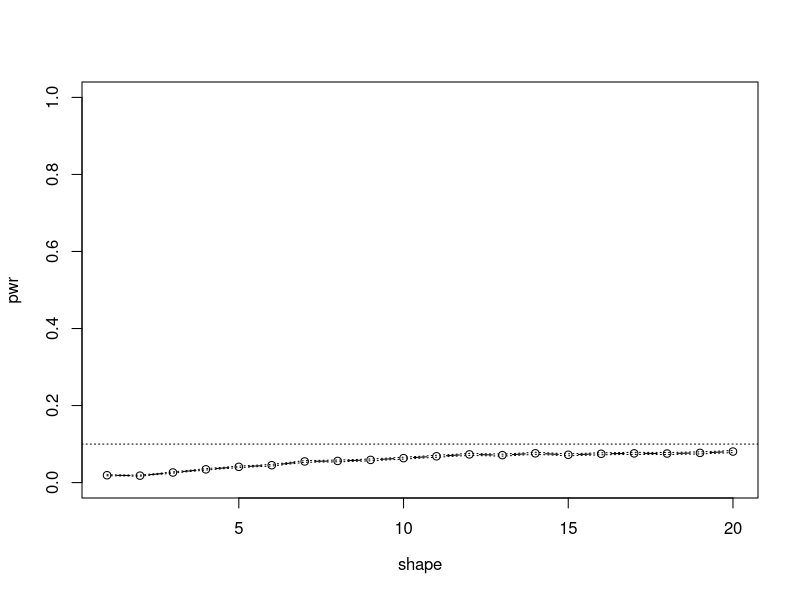
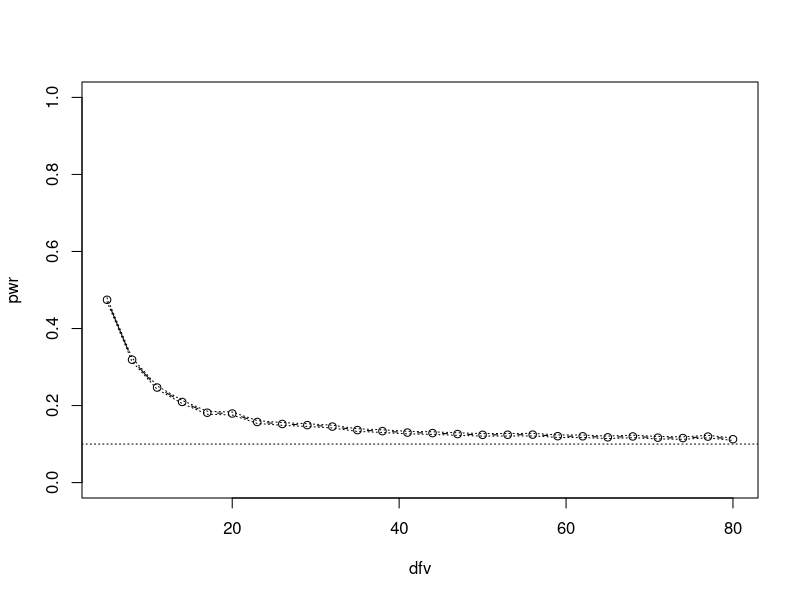

The R script that drew these images, in order:
## ---- chunk 1
m=10000
n=100
sk <- function(x) {
#computes the sample skewness coeff. 
xbar <- mean(x)
m3 <- mean((x - xbar)^3)
m2 <- mean((x - xbar)^2)
return( m3 / m2^1.5 )
}

##1-confidence 
alpha=0.1
##beta parameters
shape=seq(1,20,1)
#critical value for the skewness test
cv <- qnorm(1-alpha, 0, sqrt(6*(n-2) / ((n+1)*(n+3))))

N=length(shape)
pwr <- numeric(N)
for (j in 1:N) { #for each alpha1 : 
alpha1 <- shape[j]
sktests <- numeric(m)
for (i in 1:m) { #for each replicate
x <- rbeta(n, shape1=alpha1,shape2=alpha1)
sktests[i] <- as.integer(sk(x) >= cv) }
pwr[j] <- mean(sktests)
}
#plot power vs shape
plot(shape, pwr, type = "b", xlab = bquote(shape), ylim = c(0,1)) 
abline(h = .1, lty = 3)
se <- sqrt(pwr * (1-pwr) / m) #add standard errors 
lines(shape, pwr+se, lty = 3)
lines(shape, pwr-se, lty = 3)

###vs t distribution 
#critical value for the skewness test
cv <- qnorm(1-alpha/2, 0, sqrt(6*(n-2) / ((n+1)*(n+3))))
dfv=seq(5,80,3)
N=length(dfv)
pwr <- numeric(N)
for (j in 1:N) { #for each alpha1 : 
v <- dfv[j]
sktests <- numeric(m)
for (i in 1:m) { #for each replicate
x1 <- rt(n, df=v)
sktests[i] <- as.integer(abs(sk(x1)) >= cv) }
pwr[j] <- mean(sktests)
}
#plot power vs shape
plot(dfv, pwr, type = "b", xlab = bquote(dfv), ylim = c(0,1)) 
abline(h = .1, lty = 3)
se <- sqrt(pwr * (1-pwr) / m) #add standard errors 
lines(dfv, pwr+se, lty = 3)
lines(dfv, pwr-se, lty = 3)

## ---- chunk 2
n=30
m <- 10000
alpha=0.05
p <- matrix(0,ncol=3,nrow=m) 
for (j in 1:m) {
#number of replicates #storage for p-values
x1 <- rchisq(n, df=1)
ttest <- t.test(x1, alternative = "greater", mu = 1) 
p[j,1] <- ttest$p.value
x2<- runif(n,min=0,max=2)
ttest <- t.test(x2, alternative = "greater", mu = 1) 
p[j,2] <- ttest$p.value
x3 <- rexp(n)
ttest <- t.test(x3, alternative = "greater", mu = 1) 
p[j,3] <- ttest$p.value
}
p1.hat <- mean(p[,1]< alpha)##chisq with df=1
se1.hat <- sqrt(p1.hat * (1 - p1.hat) / m) 
print(c(p1.hat, se1.hat))
p2.hat <- mean(p[,2]< alpha)##unifrom(0,2)
se2.hat <- sqrt(p2.hat * (1 - p2.hat) / m) 
print(c(p2.hat, se2.hat))
p3.hat <- mean(p[,3]< alpha)##exponential(1)
se3.hat <- sqrt(p3.hat * (1 - p3.hat) / m) 
print(c(p3.hat, se3.hat))
## ---- chunk 3
1-pnorm(abs((0.651-0.676))/(sqrt(0.651*(1-0.651)+0.676*(1-0.676))))##z-test

## ---- chunk 4
prop.test(c(651,676),c(1000,1000))##prop.test

## ---- chunk 5
x=sample(c(rep(0,349),rep(1,651)),1000,replace=FALSE)
y=sample(c(rep(0,324),rep(1,676)),1000,replace=FALSE)
xtabs(~x+y,data=cbind(x,y))
